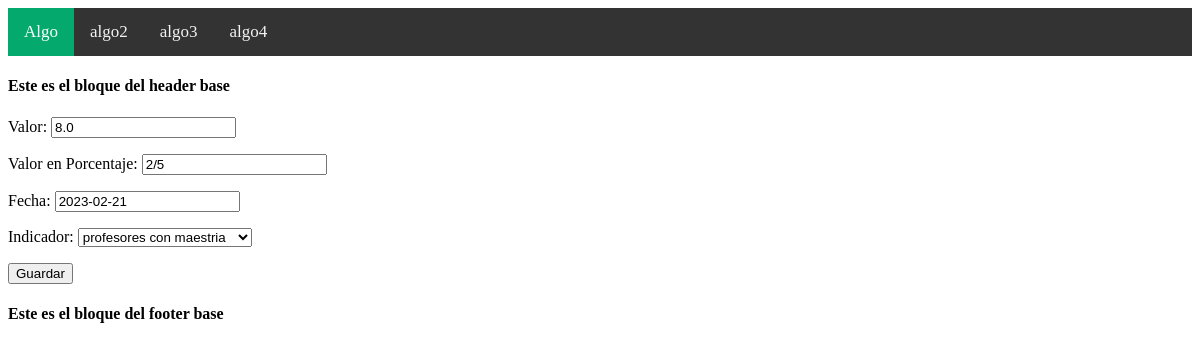
The page /actualizarvalor/6 on the database its author committed.
### Apps/Indicadores/models.py (models this page shows)
class Valor_Indicador(models.Model):
    valor = models.FloatField()
    valor_en_porcentaje = models.CharField(max_length=10)
    fecha = models.DateField()
    indicador = models.ForeignKey(Indicador, null=True,blank=True, on_delete= models.CASCADE) # 1 Indicador-- * valores

### Apps/Indicadores/views.py (the view)
# urls.py: path('actualizarvalor/<pk>',views.Valor_Indicador_Update.as_view(), name = 'actualizar_valor_indicador'),
class Valor_Indicador_Update(UpdateView):
    model = Valor_Indicador
    form_class = Valor_Indicador_Form
    template_name: str = 'indicadores/valor_indicador/valor_indicador_form.html'
    success_url = reverse_lazy('indicadores:listar_valor_indicador')

### Apps/Indicadores/form.py
class Valor_Indicador_Form(forms.ModelForm):
    class Meta :
        model = Valor_Indicador
        fields = [
            'valor',
            'valor_en_porcentaje',
            'fecha',
            'indicador',
        ]
        labels = {
            'valor' : 'Valor',
            'valor_en_porcentaje' : 'Valor en Porcentaje',
            'fecha' : 'Fecha',
            'indicador' : 'Indicador',
        }
        widgets = {
            'valor' : forms.TextInput(attrs={'class' : 'form-control'}),
            'valor_en_porcentaje' : forms.TextInput(attrs={'class' : 'form-control'}),
            'fecha' : forms.DateInput(attrs={'class' : 'forms-control'}),
            'indicador' : forms.Select(attrs = {'class' : 'form-control'}) ,
        }

### Apps/Indicadores/models.py (called while the page is built)
    def __str__(self) -> str:
        return self.nombre

### templates/indicadores/valor_indicador/valor_indicador_form.html (shortened to what this page needs)
{% extends 'base/base.html' %}
{% block content%}
<form method="post">
    {{form.as_p}}
    <button type = "submit">Guardar</button>
</form>
{%endblock%}

### rows shown on the page
Valor_Indicador: valor "8.0", valor_en_porcentaje "2/5", fecha "2023-02-21", indicador "profesores con maestria"
